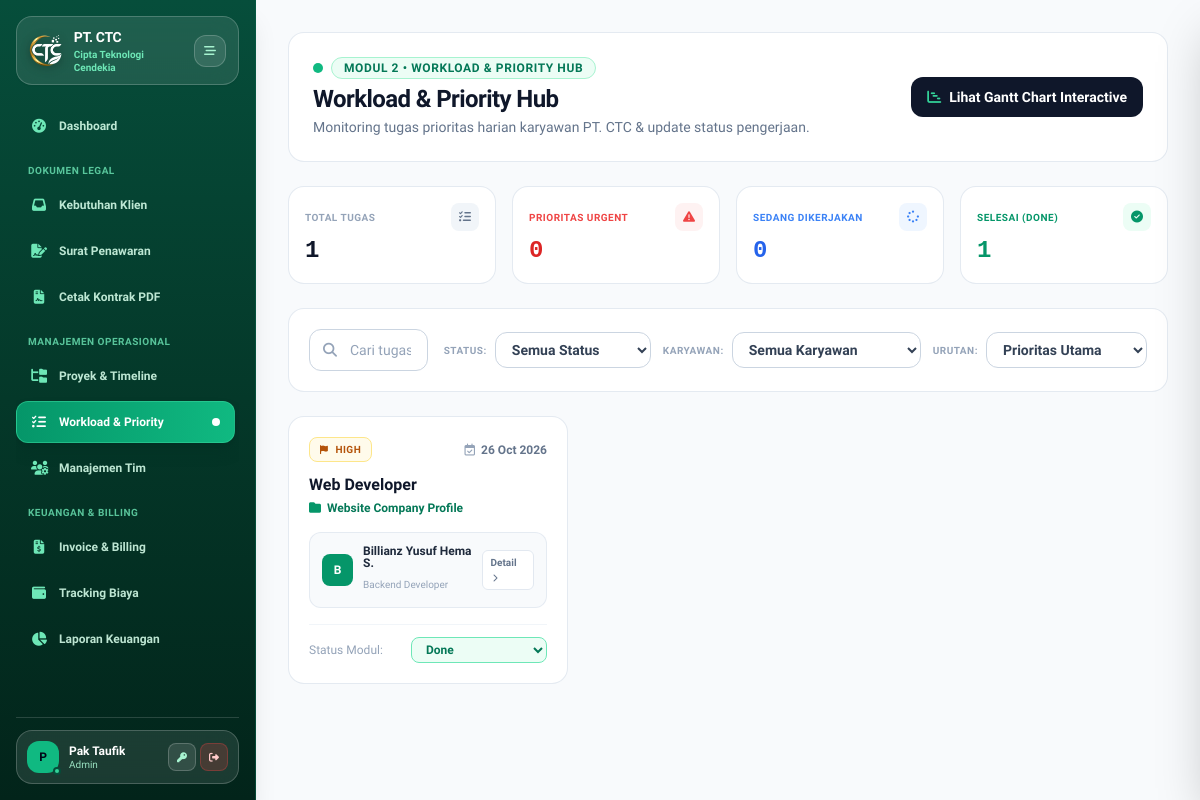
Screenshot of /modules/tasks/index.php (signed in) with the database file from the repository.
### tables this page shows
CREATE TABLE `tasks` (
  `id` int(11) NOT NULL,
  `project_id` int(11) NOT NULL,
  `assigned_to` int(11) DEFAULT NULL,
  `user_id` int(11) NOT NULL,
  `nama_tugas` varchar(200) NOT NULL,
  `prioritas` enum('Low','Medium','High','Urgent') DEFAULT 'Medium',
  `status` enum('To Do','In Progress','Ready for Review','Done') DEFAULT 'To Do',
  `progress_notes` text DEFAULT NULL,
  `updated_by_user_id` int(11) DEFAULT NULL,
  `revision_notes` text DEFAULT NULL,
  `drive_link` varchar(255) DEFAULT NULL,
  `deadline` date NOT NULL,
  `updated_at` timestamp NOT NULL DEFAULT current_timestamp() ON UPDATE current_timestamp()
);

CREATE TABLE `projects` (
  `id` int(11) NOT NULL,
  `nama_projek` varchar(150) NOT NULL,
  `klien` varchar(100) NOT NULL,
  `budget` decimal(15,2) NOT NULL DEFAULT 0.00,
  `tanggal_mulai` date NOT NULL,
  `deadline` date NOT NULL,
  `status` enum('Planning','In Progress','Completed','On Hold') DEFAULT 'Planning',
  `kategori_rab` enum('Website','IoT','Mobile','Custom') NOT NULL DEFAULT 'Website',
  `rab_custom_data` longtext DEFAULT NULL,
  `client_token` varchar(64) DEFAULT NULL,
  `requirement_id` int(11) DEFAULT NULL,
  `created_at` timestamp NOT NULL DEFAULT current_timestamp()
);

CREATE TABLE `users` (
  `id` int(11) NOT NULL,
  `nama` varchar(100) NOT NULL,
  `email` varchar(100) NOT NULL,
  `password` varchar(255) NOT NULL,
  `role` enum('admin','karyawan') DEFAULT 'karyawan',
  `jabatan` varchar(100) DEFAULT 'Developer',
  `created_at` timestamp NOT NULL DEFAULT current_timestamp()
);

### modules/tasks/index.php (the view, shortened to what this page needs)
<?php
require_once __DIR__ . '/../../config/database.php';
require_once __DIR__ . '/../../includes/header.php';
require_once __DIR__ . '/../../includes/sidebar.php';
$filter_status = $_GET['status'] ?? 'All';
$filter_user   = $_GET['user_id'] ?? 'All';
$search        = trim($_GET['q'] ?? '');
$sort          = $_GET['sort'] ?? 'priority';
$page  = max(1, (int)($_GET['page'] ?? 1));
$limit = 6;
$offset = ($page - 1) * $limit;
$where_clauses = ["1=1"];
$params = [];
$where_sql = implode(" AND ", $where_clauses);
$order_sql = match ($sort) {
    'deadline' => "t.deadline ASC",
    'latest'   => "t.id DESC",
    default    => "CASE t.prioritas WHEN 'Urgent' THEN 1 WHEN 'High' THEN 2 WHEN 'Medium' THEN 3 ELSE 4 END ASC, t.deadline ASC"
};
$query = "
    SELECT t.*,
           p.nama_projek,
           p.klien,
           p.status AS project_status,
           p.id AS project_id,
           u.nama AS nama_karyawan,
           u.jabatan
    FROM tasks t
    JOIN projects p ON t.project_id = p.id
    JOIN users u ON t.user_id = u.id
    WHERE {$where_sql}
    ORDER BY {$order_sql}
    LIMIT {$limit} OFFSET {$offset}
";
$stmt = $pdo->prepare($query);
$stmt->execute($params);
$tasks = $stmt->fetchAll();
$totalTasks = $pdo->query("SELECT COUNT(*) FROM tasks")->fetchColumn();
$urgentTasks = $pdo->query("SELECT COUNT(*) FROM tasks WHERE prioritas = 'Urgent' AND status != 'Done'")->fetchColumn();
$completedTasks = $pdo->query("SELECT COUNT(*) FROM tasks WHERE status = 'Done'")->fetchColumn();
$inProgressTasks = $pdo->query("SELECT COUNT(*) FROM tasks WHERE status = 'In Progress'")->fetchColumn();
?>
<main class="flex-1 p-4 sm:p-6 md:p-8 overflow-y-auto w-full min-w-0 bg-[#f8fafc] text-slate-800 selection:bg-emerald-600 selection:text-white relative">
    <div class="flex flex-col md:flex-row justify-between md:items-center gap-5 mb-6 bg-white p-5 sm:p-6 rounded-2xl border border-slate-200/90 shadow-xs">
        <div class="shrink-0">
            <div class="flex items-center gap-2 mb-1">
                <span class="w-2.5 h-2.5 rounded-full bg-emerald-500 animate-pulse"></span>
                <span class="text-xs font-semibold uppercase tracking-wider text-emerald-700 bg-emerald-50 border border-emerald-200 px-3 py-0.5 rounded-full">
                    MODUL 2 • WORKLOAD & PRIORITY HUB
                </span>
            </div>
            <h1 class="text-xl md:text-2xl font-bold text-slate-900 tracking-tight">Workload & Priority Hub</h1>
            <p class="text-xs sm:text-sm text-slate-500 font-normal mt-0.5">Monitoring tugas prioritas harian karyawan PT. CTC & update status pengerjaan.</p>
        </div>
        <button onclick="openGanttModal()" class="btn-press bg-slate-900 hover:bg-slate-800 text-white font-semibold text-xs sm:text-sm px-4 py-2.5 rounded-xl transition shadow-xs flex items-center justify-center gap-2 shrink-0">
            <i class="fa-solid fa-chart-gantt text-emerald-400"></i> Lihat Gantt Chart Interactive
        </button>
    </div>
    <div class="grid grid-cols-2 lg:grid-cols-4 gap-4 mb-6">
        <div class="bg-white border border-slate-200/90 p-4 rounded-2xl shadow-xs hover:border-slate-300 transition">
            <div class="flex items-center justify-between mb-1">
                <span class="text-[10px] font-bold text-slate-400 uppercase tracking-wider">Total Tugas</span>
                <div class="w-7 h-7 rounded-lg bg-slate-100 text-slate-500 flex items-center justify-center text-xs">
                    <i class="fa-solid fa-list-check"></i>
                </div>
            </div>
            <p class="text-2xl font-bold text-slate-900 font-mono"><?= number_format($totalTasks) ?></p>
        </div>
        <div class="bg-white border border-slate-200/90 p-4 rounded-2xl shadow-xs hover:border-red-200 transition">
            <div class="flex items-center justify-between mb-1">
                <span class="text-[10px] font-bold text-red-500 uppercase tracking-wider">Prioritas Urgent</span>
                <div class="w-7 h-7 rounded-lg bg-red-50 text-red-500 flex items-center justify-center text-xs">
                    <i class="fa-solid fa-triangle-exclamation"></i>
                </div>
            </div>
            <p class="text-2xl font-bold text-red-600 font-mono"><?= number_format($urgentTasks) ?></p>
        </div>
        <div class="bg-white border border-slate-200/90 p-4 rounded-2xl shadow-xs hover:border-blue-200 transition">
            <div class="flex items-center justify-between mb-1">
                <span class="text-[10px] font-bold text-blue-500 uppercase tracking-wider">Sedang Dikerjakan</span>
                <div class="w-7 h-7 rounded-lg bg-blue-50 text-blue-500 flex items-center justify-center text-xs">
                    <i class="fa-solid fa-spinner"></i>
                </div>
            </div>
            <p class="text-2xl font-bold text-blue-600 font-mono"><?= number_format($inProgressTasks) ?></p>
        </div>
        <div class="bg-white border border-slate-200/90 p-4 rounded-2xl shadow-xs hover:border-emerald-200 transition">
            <div class="flex items-center justify-between mb-1">
                <span class="text-[10px] font-bold text-emerald-600 uppercase tracking-wider">Selesai (Done)</span>
                <div class="w-7 h-7 rounded-lg bg-emerald-50 text-emerald-600 flex items-center justify-center text-xs">
                    <i class="fa-solid fa-circle-check"></i>
                </div>
            </div>
            <p class="text-2xl font-bold text-emerald-600 font-mono"><?= number_format($completedTasks) ?></p>
        </div>
    </div>
    <div class="bg-white border border-slate-200/90 rounded-2xl p-4 md:p-5 mb-6 shadow-xs">
        <form method="GET" class="flex flex-col lg:flex-row items-stretch lg:items-center justify-between gap-4">
            <div class="relative flex-1">
                <input type="text" name="q" value="<?= htmlspecialchars($search) ?>" placeholder="Cari tugas, projek, atau nama karyawan..." class="input-glow w-full pl-10 pr-4 py-2.5 text-xs sm:text-sm rounded-xl border border-slate-300 bg-white font-normal text-slate-800 focus:outline-none placeholder:text-slate-400">
                <div class="absolute inset-y-0 left-0 pl-3.5 flex items-center pointer-events-none text-slate-400">
                </div>
            </div>
            <div class="flex flex-wrap items-center gap-3">
                <div class="flex items-center gap-2">
                    <label class="text-[10px] font-bold text-slate-400 uppercase tracking-wider shrink-0">Status:</label>
                    <select name="status" onchange="this.form.submit()" class="input-glow px-3 py-2 rounded-xl border border-slate-300 text-xs sm:text-sm bg-white font-semibold text-slate-700 focus:outline-none cursor-pointer">
                        <option value="All" <?= $filter_status === 'All' ? 'selected' : '' ?>>Semua Status</option>
                    </select>
                </div>
                <div class="flex items-center gap-2">
                    <label class="text-[10px] font-bold text-slate-400 uppercase tracking-wider shrink-0">Karyawan:</label>
                    <select name="user_id" onchange="this.form.submit()" class="input-glow px-3 py-2 rounded-xl border border-slate-300 text-xs sm:text-sm bg-white font-semibold text-slate-700 focus:outline-none cursor-pointer">
                        <option value="All" <?= $filter_user === 'All' ? 'selected' : '' ?>>Semua Karyawan</option>
                    </select>
                </div>
                <div class="flex items-center gap-2">
                    <label class="text-[10px] font-bold text-slate-400 uppercase tracking-wider shrink-0">Urutan:</label>
                    <select name="sort" onchange="this.form.submit()" class="input-glow px-3 py-2 rounded-xl border border-slate-300 text-xs sm:text-sm bg-white font-semibold text-slate-700 focus:outline-none cursor-pointer">
                        <option value="priority" <?= $sort === 'priority' ? 'selected' : '' ?>>Prioritas Utama</option>
                    </select>
                </div>
            </div>
        </form>
    </div>
    <div class="grid grid-cols-1 md:grid-cols-2 lg:grid-cols-3 gap-5 mb-8">
        <?php if (empty($tasks)): ?>
            <div class="col-span-full bg-white border border-slate-200/90 rounded-2xl p-12 text-center text-slate-400 shadow-xs">
                <div class="w-16 h-16 mx-auto mb-3 rounded-2xl bg-emerald-50 text-emerald-600 flex items-center justify-center text-2xl">
                    <i class="fa-solid fa-clipboard-check"></i>
                </div>
                <p class="font-bold text-slate-800 text-sm sm:text-base">Tidak ada tugas ditemukan.</p>
                <p class="text-xs sm:text-sm text-slate-400 mt-1 font-normal">Atur ulang kata kunci atau filter pencarian Anda.</p>
            </div>
        <?php else: ?>
            <?php foreach ($tasks as $t): ?>
                <div onclick="openTaskDrawer(<?= htmlspecialchars(json_encode($t), ENT_QUOTES, 'UTF-8') ?>)" class="task-card bg-white border border-slate-200/90 rounded-2xl p-5 shadow-xs hover:shadow-md transition cursor-pointer flex flex-col justify-between group relative overflow-hidden">
                    <div>
                        <div class="flex justify-between items-center mb-3">
                            <span class="px-2.5 py-1 text-[10px] font-semibold uppercase rounded-lg tracking-wider border
                                <?php
                                    switch($t['prioritas']) {
                                        case 'High': echo 'bg-amber-50 text-amber-700 border-amber-200'; break;
                                    }
                                ?>">
                                <i class="fa-solid fa-flag mr-1 text-[9px]"></i> <?= $t['prioritas'] ?>
                            </span>
                            <span class="text-xs font-semibold text-slate-500 flex items-center gap-1.5">
                                <i class="fa-regular fa-calendar-check text-slate-400"></i> <?= date('d M Y', strtotime($t['deadline'])) ?>
                            </span>
                        </div>
                        <h4 class="font-bold text-slate-900 text-base mb-1 line-clamp-2 group-hover:text-emerald-700 transition leading-snug"><?= htmlspecialchars($t['nama_tugas']) ?></h4>
                        <p class="text-xs text-emerald-700 font-semibold mb-4 flex items-center gap-1.5">
                            <i class="fa-solid fa-folder text-emerald-600"></i>
                            <span class="truncate max-w-[200px]"><?= htmlspecialchars($t['nama_projek']) ?></span>
                        </p>
                        <div class="flex items-center justify-between bg-slate-50 p-3 rounded-xl border border-slate-200/80 mb-4">
                            <div class="flex items-center gap-2.5">
                                <div class="w-8 h-8 rounded-lg bg-emerald-600 text-white flex items-center justify-center font-bold text-xs shadow-2xs">
                                    <?= strtoupper(substr($t['nama_karyawan'], 0, 1)) ?>
                                </div>
                                <div>
                                    <p class="text-xs font-bold text-slate-800 leading-none mb-0.5"><?= htmlspecialchars($t['nama_karyawan']) ?></p>
                                    <span class="text-[10px] text-slate-400 font-medium"><?= htmlspecialchars($t['jabatan']) ?></span>
                                </div>
                            </div>
                            <span class="text-[10px] font-semibold text-slate-500 bg-white px-2 py-1 rounded-md border border-slate-200 shadow-2xs">
                                Detail <i class="fa-solid fa-chevron-right ml-0.5 text-[8px]"></i>
                            </span>
                        </div>
                    </div>
                    <div class="pt-3 border-t border-slate-100 flex items-center justify-between text-xs" onclick="event.stopPropagation()">
                        <span class="text-xs font-medium text-slate-400">Status Modul:</span>
                        <form action="update.php" method="POST" class="inline-block">
                            <select name="status" onchange="this.form.submit()" class="input-glow px-2.5 py-1 rounded-lg border text-xs font-semibold focus:outline-none cursor-pointer shadow-2xs
                                <?php
                                    switch($t['status']) {
                                        case 'Done': echo 'text-emerald-700 bg-emerald-50 border-emerald-300'; break;
                                    }
                                ?>">
                                <option value="Done" <?= $t['status'] === 'Done' ? 'selected' : '' ?>>Done</option>
                            </select>
                        </form>
                    </div>
                </div>
            <?php endforeach; ?>
        <?php endif; ?>
    </div>
</main>
<?php require_once __DIR__ . '/../../includes/footer.php'; ?>

### includes/header.php (style rules this page uses)
body, input, select, button, h1, h2, h3, h4, h5, h6, textarea { font-family: 'Plus Jakarta Sans', sans-serif !important; }

### includes/sidebar.php (style rules this page uses)
.btn-press { transition: transform 0.15s ease, background-color 0.15s ease; }

### modules/tasks/index.php (style rules this page uses)
body, input, select, button, h1, h2, h3, h4, h5, h6, textarea { font-family: 'Plus Jakarta Sans', sans-serif !important; }
.btn-press { transition: all 0.2s cubic-bezier(0.4, 0, 0.2, 1); }
.input-glow { transition: box-shadow .2s ease, border-color .2s ease; }
.task-card { transition: transform .25s cubic-bezier(.22,.68,0,1), box-shadow .25s ease, border-color .25s ease; }

### rows the page displays
tasks: prioritas "HIGH", deadline "26 Oct 2026", nama_tugas "Web Developer", project.nama_projek "Website Company Profile", assigned_to.nama "B", assigned_to.nama "Billianz Yusuf Hema S.", assigned_to.jabatan "Backend Developer", status "Done"

### other values shown
substr($_SESSION['nama'] ?? 'A', 0, 1) "P"
$_SESSION['nama'] "Pak Taufik"
$_SESSION['role'] "Admin"
$totalTasks "1"
$urgentTasks "0"
$inProgressTasks "0"
$completedTasks "1"
